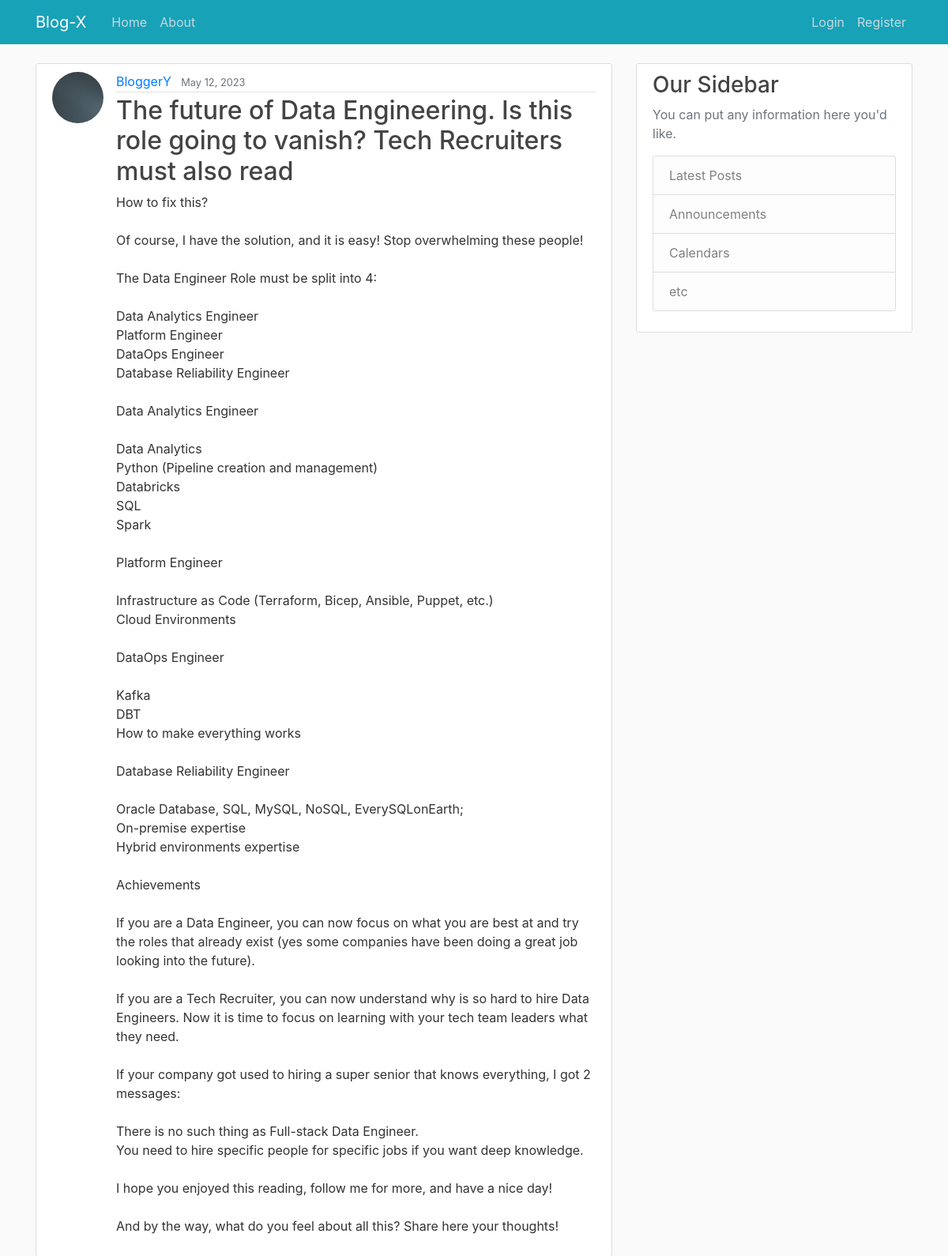
Page /blog/post/13 on the committed database.
### blog/models.py (models this page shows, shortened)
class Post(models.Model):
    title = models.CharField(max_length=100)
    content = models.TextField()
    date_posted = models.DateTimeField(default=timezone.now)
    author = models.ForeignKey(User, on_delete=models.CASCADE)

### users/models.py (models this page shows, shortened)
class Profile(models.Model):
    user = models.OneToOneField(User, on_delete=models.CASCADE)
    profile_picture = models.ImageField(
        default="profile_pics/default.jpg", upload_to="profile_pics"
    )

### blog/views.py (the view)
# urls.py: path("post/<int:pk>", PostDetailView.as_view(), name="blog-post-detail"),
class PostDetailView(DetailView):
    model = Post
    template_name = "blog/post_detail.html"

### blog/templates/blog/post_detail.html (shortened to what this page needs)
{% extends 'base_generic.html' %} {% block content %}
<article class="media content-section">
  <img
    src="{{object.author.profile.profile_picture.url}}"
    alt=""
    class="rounded-circle article-img"
  />
  <div class="media-body">
    <div class="article-metadata">
      <a class="mr-2" href="{% url 'blog-post-user' post.author.username%}">{{ object.author }}</a>
      <small class="text-muted">{{ object.date_posted|date:"F d, Y" }}</small>
    </div>
    <h2 class="article-title">{{ object.title }}</h2>
    <p class="article-content">{{ object.content}}</p>
  </div>
</article>
{% endblock %}

### blog/static/css/styles.css (style rules this page uses)
body { background: #fafafa; color: #333333; margin-top: 5rem; }
h1, h2, h3, h4, h5, h6 { color: #444444; }
.content-section { background: #ffffff; padding: 10px 20px; border: 1px solid #dddddd; border-radius: 3px; margin-bottom: 20px; }
.article-title { color: #444444; }
.article-content { white-space: pre-line; }
.article-img { height: 65px; width: 65px; margin-right: 16px; }
.article-metadata { padding-bottom: 1px; margin-bottom: 4px; border-bottom: 1px solid #e3e3e3 }

### rows in the picture
Post: author.profile.profile_picture (placeholder picture), author "BloggerY", date_posted "May 12, 2023", title "The future of Data Engineering. Is this role going to vanish? Tech Recruiters must also read", content "How to fix this? Of course, I have the solution, and it is easy! Stop overwhelming these people! The Data Engineer Role must be split into 4: Data Analytics Engineer Platform Engineer DataOps Engineer Database Reliability Engineer Data Analytics Engineer Data Analytics Python (Pipeline creation and management) Databricks SQL Spark Platform Engineer Infrastructure as Code (Terraform, Bicep, Ansible, Puppet, etc.) Cloud Environments DataOps Engineer Kafka DBT How to make everything works Database Reliability Engineer Oracle Database, SQL, MySQL, NoSQL, EverySQLonEarth; On-premise expertise Hybrid environments expertise Achievements If you are a Data Engineer, you can now focus on what you are…"
